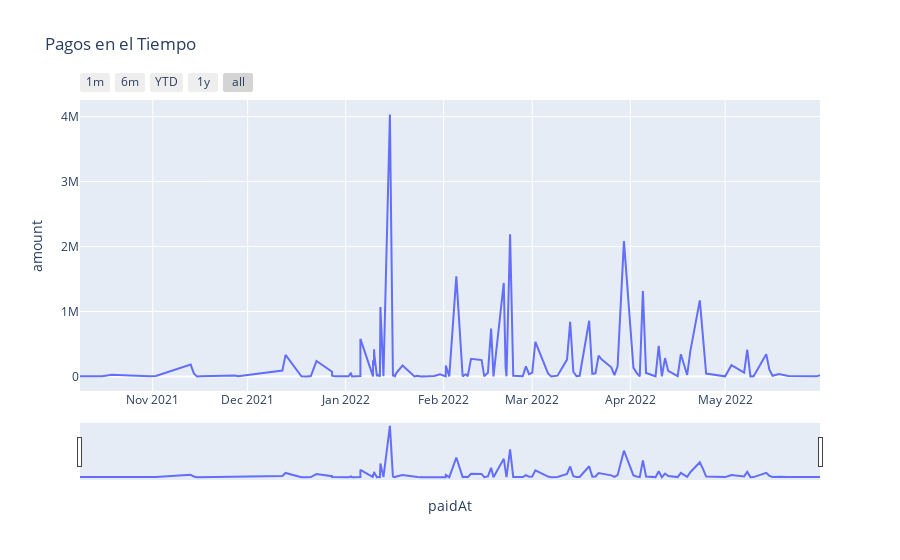

The cell this chart's notebook holds for it:
### Code cell
import plotly.express as px

df_group = df.groupby(by='paidAt',as_index=False).agg({'amount':'sum','amountfinancedByXepelin':'sum'})
df_group['credit'] = round(df['amountfinancedByXepelin']/df['amount'],4)*100
fig = px.line(df_group, x='paidAt', y='amount', title='Pagos en el Tiempo',hover_data={"paidAt": "|%B %d, %Y","credit":':.5f' })


fig.update_xaxes(
    rangeslider_visible=True,
    rangeselector=dict(
        buttons=list([
            dict(count=1, label="1m", step="month", stepmode="backward"),
            dict(count=6, label="6m", step="month", stepmode="backward"),
            dict(count=1, label="YTD", step="year", stepmode="todate"),
            dict(count=1, label="1y", step="year", stepmode="backward"),
            dict(step="all")
        ])
    )
)
fig.show()

### Figure 1 — Plotly figure (JSON) as saved in the notebook; plotly's stock layout.template omitted (floating-point values rounded to 4 significant figures; data arrays with more than 128 entries replaced by an {"elided": "..."} marker saying what was removed)
{"data": [{"customdata": {"elided": "132x1 float values"}, "hovertemplate": "paidAt=%{x|%B %d, %Y}<br>amount=%{y}<br>credit=%{customdata[0]:.5f}<extra></extra>", "legendgroup": "", "line": {"color": "#636efa", "dash": "solid"}, "marker": {"symbol": "circle"}, "mode": "lines", "name": "", "orientation": "v", "showlegend": false, "type": "scatter", "x": {"elided": "132 str values"}, "xaxis": "x", "y": {"elided": "132 float values"}, "yaxis": "y"}], "layout": {"autosize": true, "legend": {"tracegroupgap": 0}, "title": {"text": "Pagos en el Tiempo"}, "xaxis": {"anchor": "y", "autorange": true, "domain": [0, 1], "range": ["2021-10-09", "2022-05-31"], "rangeselector": {"buttons": [{"count": 1, "label": "1m", "step": "month", "stepmode": "backward"}, {"count": 6, "label": "6m", "step": "month", "stepmode": "backward"}, {"count": 1, "label": "YTD", "step": "year", "stepmode": "todate"}, {"count": 1, "label": "1y", "step": "year", "stepmode": "backward"}, {"step": "all"}]}, "rangeslider": {"autorange": true, "range": ["2021-10-09", "2022-05-31"], "visible": true, "yaxis": {"_template": null, "rangemode": "match"}}, "title": {"text": "paidAt"}, "type": "date"}, "yaxis": {"anchor": "x", "autorange": true, "domain": [0, 1], "range": [-223800.0, 4256000.0], "title": {"text": "amount"}, "type": "linear"}}}
